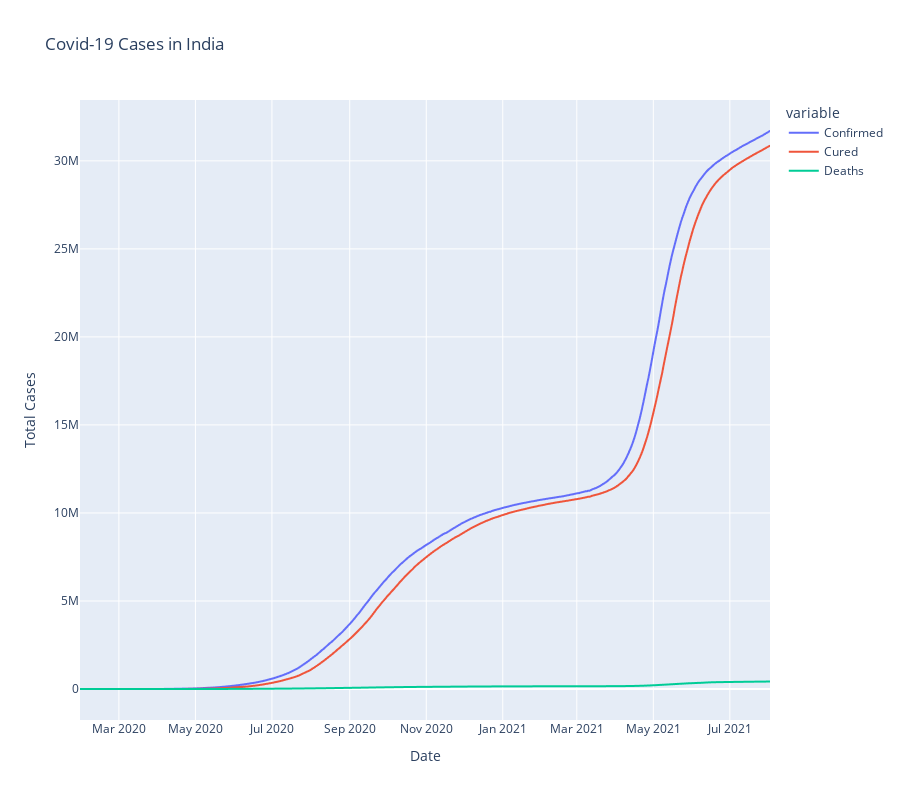

Write notebook code for a chart like this one.
### Markdown cell above
## Cases In India

### Code cell
px.line(covid_df.groupby('Date')['Confirmed','Cured','Deaths'].sum().reset_index(),
        x='Date', y=['Confirmed','Cured','Deaths'],
        labels={'value':'Total Cases'},
        title='Covid-19 Cases in India', height=800)

### Figure 1 — Plotly figure (JSON) as saved in the notebook; plotly's stock layout.template omitted (floating-point values rounded to 4 significant figures; data arrays with more than 128 entries replaced by an {"elided": "..."} marker saying what was removed)
{"data": [{"hovertemplate": "variable=Confirmed<br>Date=%{x}<br>Total Cases=%{y}<extra></extra>", "legendgroup": "Confirmed", "line": {"color": "#636efa", "dash": "solid"}, "marker": {"symbol": "circle"}, "mode": "lines", "name": "Confirmed", "showlegend": true, "type": "scattergl", "x": {"elided": "551 str values"}, "xaxis": "x", "y": {"elided": "551 int values"}, "yaxis": "y"}, {"hovertemplate": "variable=Cured<br>Date=%{x}<br>Total Cases=%{y}<extra></extra>", "legendgroup": "Cured", "line": {"color": "#EF553B", "dash": "solid"}, "marker": {"symbol": "circle"}, "mode": "lines", "name": "Cured", "showlegend": true, "type": "scattergl", "x": {"elided": "551 str values"}, "xaxis": "x", "y": {"elided": "551 int values"}, "yaxis": "y"}, {"hovertemplate": "variable=Deaths<br>Date=%{x}<br>Total Cases=%{y}<extra></extra>", "legendgroup": "Deaths", "line": {"color": "#00cc96", "dash": "solid"}, "marker": {"symbol": "circle"}, "mode": "lines", "name": "Deaths", "showlegend": true, "type": "scattergl", "x": {"elided": "551 str values"}, "xaxis": "x", "y": {"elided": "551 int values"}, "yaxis": "y"}], "layout": {"height": 800, "legend": {"title": {"text": "variable"}, "tracegroupgap": 0}, "title": {"text": "Covid-19 Cases in India"}, "xaxis": {"anchor": "y", "domain": [0, 1], "title": {"text": "Date"}}, "yaxis": {"anchor": "x", "domain": [0, 1], "title": {"text": "Total Cases"}}}}
